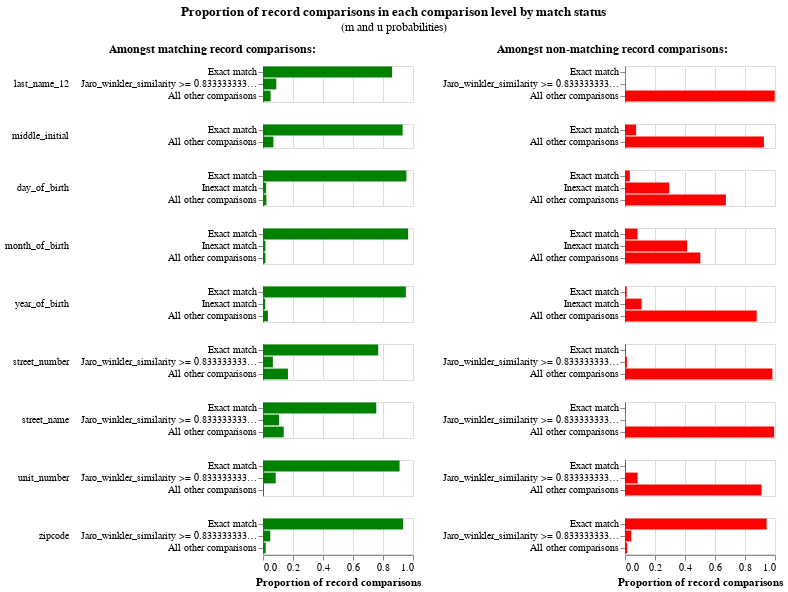

Notebook source saved alongside this figure:
### Code cell
em_session_1.m_u_values_interactive_history_chart()

### Figure 1 — Vega-Lite specification as saved in the notebook (floating-point values rounded to 4 significant figures; data arrays with more than 128 entries replaced by an {"elided": "..."} marker saying what was removed)
{"config": {"view": {"continuousWidth": 300, "continuousHeight": 300, "discreteHeight": 300, "discreteWidth": 400}, "header": {"title": null}, "title": {"anchor": "middle", "offset": 10}}, "hconcat": [{"mark": "bar", "encoding": {"color": {"value": "green"}, "row": {"field": "comparison_name", "header": {"labelAlign": "left", "labelAnchor": "middle", "labelAngle": 0}, "sort": {"field": "comparison_sort_order"}, "type": "nominal"}, "tooltip": [{"field": "m_probability_description", "title": "m probability description", "type": "nominal"}, {"field": "comparison_name", "title": "Comparison column name", "type": "nominal"}, {"field": "label_for_charts", "title": "Label", "type": "ordinal"}, {"field": "sql_condition", "title": "SQL condition", "type": "nominal"}, {"field": "m_probability", "format": ".4p", "title": "m probability", "type": "quantitative"}, {"field": "u_probability", "format": ".4p", "title": "u probability", "type": "quantitative"}, {"field": "bayes_factor", "format": ",.4f", "title": "Bayes factor = m/u", "type": "quantitative"}, {"field": "log2_bayes_factor", "format": ",.4f", "title": "Match weight = log2(m/u)", "type": "quantitative"}], "x": {"axis": {"title": "Proportion of record comparisons"}, "field": "m_probability", "type": "quantitative"}, "y": {"axis": {"title": null}, "field": "label_for_charts", "sort": {"field": "comparison_vector_value", "order": "descending"}, "type": "nominal"}}, "height": {"step": 12}, "resolve": {"scale": {"y": "independent"}}, "title": {"text": "Amongst matching record comparisons:", "fontSize": 12, "fontWeight": "bold"}, "transform": [{"filter": "(datum.bayes_factor != 'no-op filter due to vega lite issue 4680')"}], "width": 150}, {"mark": "bar", "encoding": {"color": {"value": "red"}, "row": {"field": "comparison_name", "header": {"labels": false}, "sort": {"field": "comparison_sort_order"}, "type": "nominal"}, "tooltip": [{"field": "u_probability_description", "title": "u probability description", "type": "nominal"}, {"field": "comparison_name", "title": "Comparison column name", "type": "nominal"}, {"field": "label_for_charts", "title": "Label", "type": "ordinal"}, {"field": "sql_condition", "title": "SQL condition", "type": "nominal"}, {"field": "m_probability", "format": ".4p", "title": "m probability", "type": "quantitative"}, {"field": "u_probability", "format": ".4p", "title": "u probability", "type": "quantitative"}, {"field": "bayes_factor", "format": ",.4f", "title": "Bayes factor = m/u", "type": "quantitative"}, {"field": "log2_bayes_factor", "format": ",.4f", "title": "Match weight = log2(m/u)", "type": "quantitative"}], "x": {"axis": {"title": "Proportion of record comparisons"}, "field": "u_probability", "type": "quantitative"}, "y": {"axis": {"title": null}, "field": "label_for_charts", "sort": {"field": "comparison_vector_value", "order": "descending"}, "type": "nominal"}}, "height": {"step": 12}, "resolve": {"scale": {"y": "independent"}}, "title": {"text": "Amongst non-matching record comparisons:", "fontSize": 12, "fontWeight": "bold"}, "transform": [{"filter": "(datum.bayes_factor != 'no-op filter2 due to vega lite issue 4680')"}], "width": 150}], "data": {"name": "data-387e542b18507212015e4b0485e81ac8"}, "params": [{"name": "iteration_number", "bind": {"input": "range", "max": 5, "min": 0, "step": 1}, "value": 5}], "title": {"text": "Proportion of record comparisons in each comparison level by match status", "subtitle": "(m and u probabilities)"}, "transform": [{"filter": "(datum.iteration == iteration_number)"}], "$schema": "https://vega.github.io/schema/vega-lite/v5.9.3.json", "datasets": {"data-387e542b18507212015e4b0485e81ac8": {"elided": "156 records"}}}
